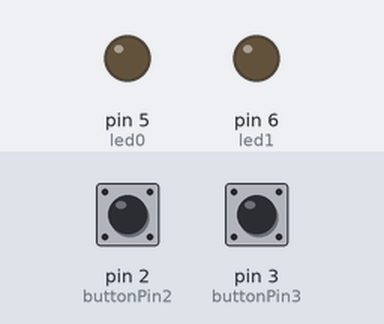
Bench run of a sketch on a simulated Arduino Uno, built with avr-gcc and run on an emulated ATmega328P. On the bench: output pins drawn as LEDs (lit = HIGH). Dashed ring = blinking. Inputs (shaded band) come from the test bench; at power-on: pin 2 (buttonPin2) HIGH, pin 3 (buttonPin3) HIGH.

Above: at 1.2 s.
1.3 s: pin 2 (buttonPin2) pulled LOW for 0.15 s
At 1.51 s:
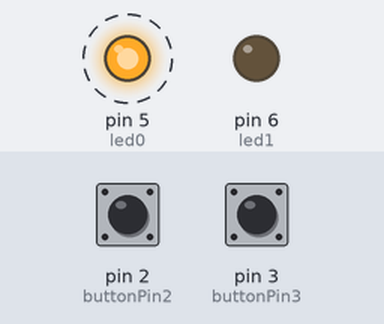
4.3 s: pin 3 (buttonPin3) pulled LOW for 3.2 s
At 4.51 s:
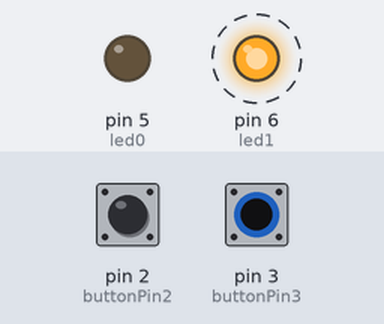
9.0 s: pin 2 (buttonPin2) pulled LOW for 1 s
At 9.21 s:
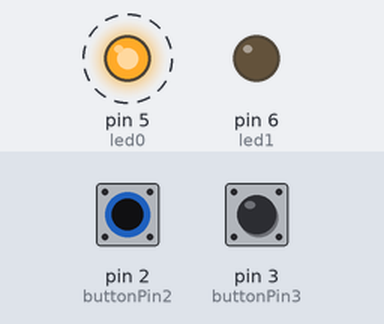
12.0 s: pin 2 (buttonPin2) pulled LOW for 3.2 s
At 12.21 s:
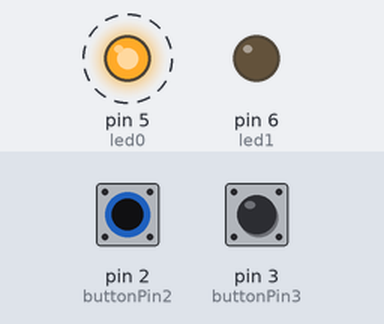
Timing chart, 0 to 17.7 s (numbered marks = the images above; inputs shaded):
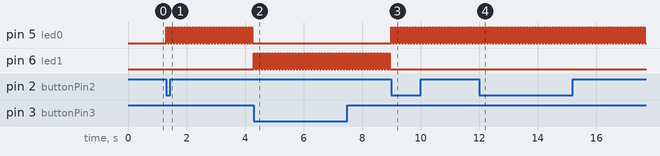

The sketch:

5.7.ino
```cpp
/**********************************************************
**                                                       **
**                    TÍTOL:                             **
**                   PLANTILA                            **
**                                                       **
** ARNAU PUIGGROS                    DATA:19/11/2022     **
***********************************************************/
//******* INCLUDE ************


//******* VARIABLES *********
const byte led0 = 5;
const byte led1 = 6;
const byte buttonPin2 = 2;
const byte buttonPin3 = 3;
byte buttonState2 = 0;
byte buttonState3 = 0;

//******* SETUP ***********

void setup() {
  pinMode(led0, OUTPUT);
  pinMode(buttonPin2, INPUT);
  pinMode(led1, OUTPUT);
  pinMode(buttonPin3, INPUT);

}
//******** LOOP ***********

void loop() {
  buttonState2 = digitalRead(buttonPin2);
  buttonState3 = digitalRead(buttonPin3);
  if (buttonState2 == 0)
  {
    int x=30;
    while(x>0)
    {
      digitalWrite(led0, HIGH);
      delay(50);
      digitalWrite(led0, LOW);
      delay(50);
      x-=1;
      buttonState3 = digitalRead(buttonPin3);
      if (buttonState3 == 0) break;
    }
  }
  else if (buttonState3 == 0)
  {
    for(int x=29; x>0; x--)
    {
      digitalWrite(led1, HIGH);
      delay(50);
      digitalWrite(led1, LOW);
      delay(50);
      buttonState2 = digitalRead(buttonPin2);
      if (buttonState2 == 0) break;
    }
  }

}


//******* FUNCIONS **********
```

Measured:
- after the input at 1.3 s, pin 5 (led0): alternates HIGH for 0.05 s and LOW for 0.05 s, starting at once
- after the input at 4.3 s, pin 6 (led1): alternates HIGH for 0.05 s and LOW for 0.05 s, starting at once
- after the input at 9.0 s, pin 5 (led0): alternates HIGH for 0.05 s and LOW for 0.05 s, starting at once; pin 6 (led1): stops changing and stays LOW
- after the input at 12.0 s, pin 5 (led0): alternates HIGH for 0.05 s and LOW for 0.05 s, starting at once
